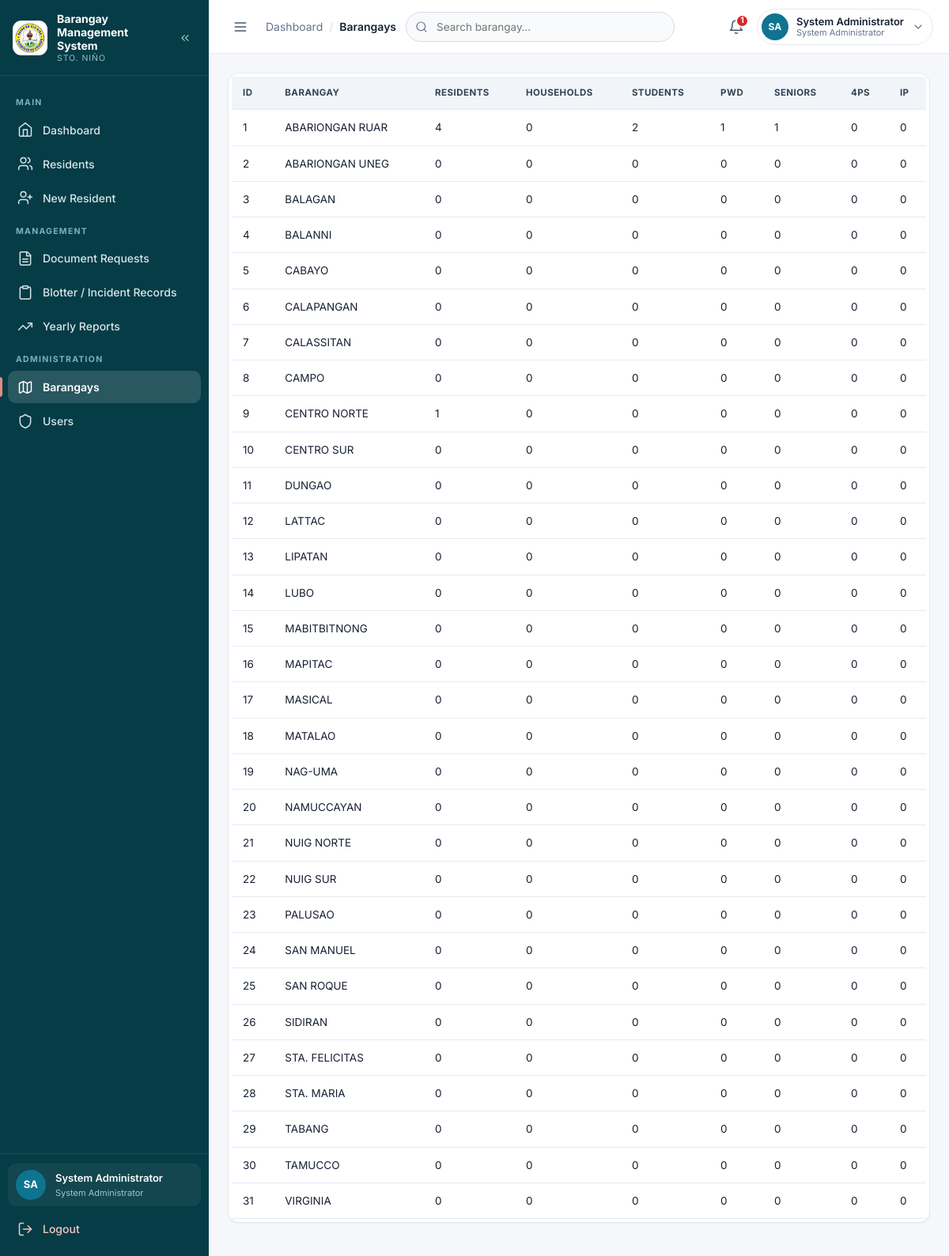
Screenshot of /admin/barangays.php (signed in) with the database file from the repository.
### tables this page shows
CREATE TABLE `barangays` (
  `id` int(11) NOT NULL AUTO_INCREMENT,
  `barangay_name` varchar(150) NOT NULL,
  `created_at` timestamp NOT NULL DEFAULT current_timestamp(),
  PRIMARY KEY (`id`),
  UNIQUE KEY `barangay_name` (`barangay_name`)
);

### config/config.php (called while the page is built, shortened)
<?php
if (!function_exists('url')) {
    function url($path = '') {
        $path = ltrim((string)$path, '/');
        return BASE_URL . '/' . $path;
    }
}
if (!function_exists('asset')) {
    function asset($path) {
        return url('assets/' . ltrim((string)$path, '/'));
    }
}
function e($value) { return htmlspecialchars((string)$value, ENT_QUOTES, 'UTF-8'); }
require_once BASE_PATH . '/includes/auth.php';

### includes/auth.php (called while the page is built, shortened)
<?php
if (!defined('BRGY_AUTH_LOADED')) {
    function role_label(?string $role = null): string
    {
        $role = $role ?? current_role();
        return [
            'admin'     => 'System Administrator',
            'secretary' => 'Barangay Secretary',
            'resident'  => 'Resident',
        ][$role] ?? ucfirst((string)$role);
    }
}
?>

### admin/barangays.php (the view, shortened to what this page needs)
<?php
require_once __DIR__ . '/../config/config.php'; require_admin(); $page_title='Barangays';
$q=trim($_GET['q']??'');
$ip_col=null; $fp_col=null;
foreach(['is_ip','is_indigenous','indigenous'] as $cand){ $qc=$conn->query("SHOW COLUMNS FROM residents LIKE '$cand'"); if($qc){ if($qc->num_rows>0){ $ip_col=$cand; $qc->free(); break; } $qc->free(); } }
foreach(['is_4ps','is_fourps','fourps','pantawid'] as $cand){ $qc=$conn->query("SHOW COLUMNS FROM residents LIKE '$cand'"); if($qc){ if($qc->num_rows>0){ $fp_col=$cand; $qc->free(); break; } $qc->free(); } }
$has_ip=($ip_col!==null); $has_fp=($fp_col!==null);
$ipAgg=$has_ip?"COUNT(CASE WHEN r.deleted_at IS NULL AND r.`$ip_col` IN ('Yes',1,'1') THEN r.id END) ip_total":"0 ip_total";
$fpAgg=$has_fp?"COUNT(CASE WHEN r.deleted_at IS NULL AND r.`$fp_col` IN ('Yes',1,'1') THEN r.id END) fourps_total":"0 fourps_total";
$select='SELECT b.*,
    COUNT(CASE WHEN r.deleted_at IS NULL THEN r.id END) residents,
    COUNT(DISTINCT CASE WHEN r.deleted_at IS NULL AND r.household_no IS NOT NULL AND r.household_no <> \'\' THEN r.household_no END) households,
    COUNT(CASE WHEN r.deleted_at IS NULL AND r.is_student IN (\'Yes\',1,\'1\') THEN r.id END) students,
    COUNT(CASE WHEN r.deleted_at IS NULL AND r.is_pwd IN (\'Yes\',1,\'1\') THEN r.id END) pwd,
    COUNT(CASE WHEN r.deleted_at IS NULL AND r.age >= 60 THEN r.id END) seniors, '
    .$fpAgg.', '.$ipAgg.'
   FROM barangays b
   LEFT JOIN residents r ON r.barangay_id=b.id';
if($q!==''){ $s=$conn->prepare($select.' WHERE b.barangay_name LIKE ? GROUP BY b.id ORDER BY b.barangay_name');
$like="%$q%"; $s->bind_param('s',$like); $s->execute(); $rows=$s->get_result();
} else {
$rows=$conn->query($select.' GROUP BY b.id ORDER BY b.barangay_name');
}
 include BASE_PATH . '/partials/header.php';?>
        <div class="card table-wrap">
            <table><tr>
                <th>ID</th>
                <th>Barangay</th>
                <th>Residents</th>
                <th>Households</th>
                <th>Students</th>
                <th>PWD</th>
                <th>Seniors</th>
                <th>4Ps</th>
                <th>IP</th></tr>
                <?php while($r=$rows->fetch_assoc()): ?>
                <tr><td><?=$r['id']?></td><td><?=e($r['barangay_name'])?></td>
                <td><?=(int)$r['residents']?></td>
                <td><?=(int)$r['households']?></td>
                <td><?=(int)$r['students']?></td>
                <td><?=(int)$r['pwd']?></td>
                <td><?=(int)$r['seniors']?></td>
                <td><?=($has_fp?(int)$r['fourps_total']:'-')?></td>
                <td><?=($has_ip?(int)$r['ip_total']:'-')?></td></tr><?php endwhile; ?>
                </table></div><?php include BASE_PATH . '/partials/footer.php';

### partials/header.php (shortened to what this page needs)
<?php
$current    = basename($_SERVER['PHP_SELF'] ?? '');
$is_admin   = (($_SESSION['role'] ?? '') === 'admin');
$is_resident = (($_SESSION['role'] ?? '') === 'resident');
$full_name  = $_SESSION['full_name'] ?? 'User';
$role_raw   = $_SESSION['role'] ?? 'user';
$role_label = function_exists('role_label') ? role_label($role_raw) : ($is_admin ? 'System Administrator' : ucfirst($role_raw));
$home_href  = $is_resident ? url('resident/resident_dashboard.php') : url('pages/dashboard.php');
$initials = '';
foreach (preg_split('/\s+/', trim($full_name)) as $part) {
    if ($part !== '' && preg_match('/\p{L}/u', $part, $m)) { $initials .= strtoupper($m[0]); }
}
$initials = substr($initials, 0, 2);
$avatar_photo = '';
if (!function_exists('icon')) {
    function icon($name, $class = 'ico') {
        $path = $paths[$name] ?? '';
        return '<svg class="'.$class.'" viewBox="0 0 24 24" width="20" height="20" fill="none" stroke="currentColor" stroke-width="1.8" stroke-linecap="round" stroke-linejoin="round" aria-hidden="true" focusable="false">'.$path.'</svg>';
    }
}
if ($is_resident) {
    $nav_groups = [
        'MY ACCOUNT' => [
            ['file' => 'resident/resident_dashboard.php', 'label' => 'My Dashboard', 'icon' => 'home'],
            ['file' => 'resident/resident_profile.php',   'label' => 'My Profile',  'icon' => 'user'],
        ],
        'REQUESTS' => [
            ['file' => 'resident/document_request.php', 'label' => 'Request Document', 'icon' => 'file-plus'],
            ['file' => 'resident/blotter_request.php',  'label' => 'File a Blotter',  'icon' => 'alert-triangle'],
        ],
    ];
} else {
    $nav_groups = [
        'MAIN' => [
            ['file' => 'pages/dashboard.php',    'label' => 'Dashboard',    'icon' => 'home'],
            ['file' => 'pages/residents.php',    'label' => 'Residents',    'icon' => 'users'],
            ['file' => 'pages/resident_add.php', 'label' => 'New Resident', 'icon' => 'user-plus'],
        ],
        'MANAGEMENT' => [
            ['file' => 'pages/documents.php', 'label' => 'Document Requests',          'icon' => 'file-text'],
            ['file' => 'pages/blotters.php',  'label' => 'Blotter / Incident Records', 'icon' => 'clipboard'],
            ['file' => 'pages/reports.php',   'label' => 'Yearly Reports',             'icon' => 'trending-up'],
        ],
    ];
    if ($is_admin) {
        $nav_groups['ADMINISTRATION'] = [
            ['file' => 'admin/barangays.php', 'label' => 'Barangays', 'icon' => 'map'],
            ['file' => 'admin/users.php',     'label' => 'Users',     'icon' => 'shield'],
        ];
    } else {
        $nav_groups['MY RESIDENTS'] = [
            ['file' => 'secretary/resident_accounts.php', 'label' => 'Resident Accounts', 'icon' => 'shield'],
        ];
    }
}
$pending_notice = 0;
if ($is_resident) {
    $rid = current_resident_id();
    if ($rid !== null) {
        if ($nq = $conn->prepare("SELECT COUNT(*) c FROM document_requests WHERE resident_id=? AND status IN ('Pending','Processing')")) {
            $nq->bind_param('i', $rid);
            $nq->execute();
            $pending_notice = (int)$nq->get_result()->fetch_assoc()['c'];
        }
    }
} elseif ($is_admin) {
    if ($nq = $conn->query("SELECT COUNT(*) c FROM document_requests WHERE status='Pending'")) {
        $pending_notice = (int)$nq->fetch_assoc()['c'];
    }
} else {
    if ($nq = $conn->prepare("SELECT COUNT(*) c FROM document_requests WHERE status='Pending' AND barangay_id=?")) {
        $nq->bind_param('i', $_SESSION['barangay_id']);
        $nq->execute();
        $pending_notice = (int)$nq->get_result()->fetch_assoc()['c'];
    }
}
$crumb = $page_crumb ?? ($page_title ?? 'Overview');
?>
<!doctype html>
<html lang="en">
<head>
<link rel="stylesheet" href="<?= e(asset('css/style.css')) ?>">
</head>
<body>
<div class="app">
    <aside class="sidebar" id="sidebar" aria-label="Primary navigation">
        <div class="sidebar__brand">
            <img class="sidebar__logo" src="<?= e(asset('img/logo.png')) ?>" alt="Sto. Niño Barangay logo">
            <span class="sidebar__brand-text">
                <span class="sidebar__system">Barangay Management System</span>
                <span class="sidebar__barangay">Sto. Niño</span>
            </span>
            <button class="sidebar__collapse" type="button" data-sidebar-collapse aria-label="Collapse sidebar" title="Collapse sidebar"><?= icon('chevrons-left', 'ico ico--sm') ?></button>
        </div>
        <nav class="sidebar__nav" aria-label="Sections">
            <?php foreach ($nav_groups as $group => $items): ?>
                <p class="sidebar__label"><?= e($group) ?></p>
                <?php foreach ($items as $item): $active = ($current === basename($item['file'])); ?>
                    <a class="nav-link<?= $active ? ' is-active' : '' ?>" href="<?= e(url($item['file'])) ?>"<?= $active ? ' aria-current="page"' : '' ?> title="<?= e($item['label']) ?>">
                        <span class="nav-link__ico"><?= icon($item['icon']) ?></span>
                        <span class="nav-link__txt"><?= e($item['label']) ?></span>
                    </a>
                <?php endforeach; ?>
            <?php endforeach; ?>
        </nav>
        <div class="sidebar__foot">
            <div class="sidebar__user">
                <span class="avatar" aria-hidden="true"><?= e($initials) ?></span>
                <span class="sidebar__user-meta">
                    <span class="sidebar__user-name"><?= e($full_name) ?></span>
                    <span class="sidebar__user-role"><?= e($role_label) ?></span>
                </span>
            </div>
            <a class="nav-link nav-link--logout" href="<?= e(url('auth/logout.php')) ?>" title="Logout">
                <span class="nav-link__ico"><?= icon('log-out') ?></span>
                <span class="nav-link__txt">Logout</span>
            </a>
        </div>
    </aside>
    <main class="main">
        <header class="topbar">
            <button class="icon-btn topbar__toggle" type="button" data-sidebar-toggle aria-label="Toggle navigation" aria-controls="sidebar" aria-expanded="false"><?= icon('menu') ?></button>
            <nav class="crumbs" aria-label="Breadcrumb">
                <a class="crumbs__root" href="<?= e($home_href) ?>">Dashboard</a>
                <span class="crumbs__sep" aria-hidden="true">/</span>
                <span class="crumbs__current" aria-current="page"><?= e($crumb) ?></span>
            </nav>
            <?php
            $search_paths = [
                'residents.php' => 'pages/residents.php',
                'documents.php' => 'pages/documents.php',
                'blotters.php'  => 'pages/blotters.php',
                'barangays.php' => 'admin/barangays.php',
                'users.php'     => 'admin/users.php',
            ];
            $search_labels = ['residents.php' => 'Search residents', 'documents.php' => 'Search documents', 'blotters.php' => 'Search blotters', 'barangays.php' => 'Search barangay', 'users.php' => 'Search users'];
            $search_label = $search_labels[$current] ?? 'Search residents';
            if (isset($search_paths[$current])): ?>
            <form class="topbar__search" role="search" method="get" action="<?= e(url($search_paths[$current])) ?>">
                <span class="topbar__search-ico" aria-hidden="true"><?= icon('search', 'ico ico--sm') ?></span>
                <input id="global-search" type="search" name="q" placeholder="<?= e($search_label) ?>…" value="<?= e($_GET['q'] ?? '') ?>" autocomplete="off">
            </form>
            <?php endif; ?>
            <div class="topbar__actions">
                <a class="icon-btn" href="<?= e($is_resident ? url('resident/resident_profile.php') : url('pages/documents.php')) ?>" title="Pending document requests" aria-label="Notifications: <?= (int)$pending_notice ?> pending document requests">
                    <?= icon('bell') ?>
                    <?php if ($pending_notice > 0): ?><span class="icon-btn__badge"><?= (int)$pending_notice ?></span><?php endif; ?>
                </a>
                <div class="dropdown" data-dropdown>
                    <button class="profile-btn" type="button" data-dropdown-toggle aria-haspopup="true" aria-expanded="false">
                        <span class="avatar avatar--sm" aria-hidden="true"><?php if ($avatar_photo !== ''): ?><img src="<?= e(url($avatar_photo)) ?>" alt=""><?php else: ?><?= e($initials) ?><?php endif; ?></span>
                        <span class="profile-btn__meta">
                            <span class="profile-btn__name"><?= e($full_name) ?></span>
                            <span class="profile-btn__role"><?= e($role_label) ?></span>
                        </span>
                        <span class="profile-btn__caret" aria-hidden="true"><?= icon('chevron-down', 'ico ico--sm') ?></span>
                    </button>
                </div>
            </div>
        </header>
        <div class="page">

### partials/footer.php (shortened to what this page needs)
        </div>
    </main>
</div>
</body>
</html>

### rows the page displays
barangays: id "1", barangay_name "ABARIONGAN RUAR", residents "4", households "0", students "2", pwd "1", seniors "1", fourps_total "0", ip_total "0"
barangays: id "2", barangay_name "ABARIONGAN UNEG", residents "0", households "0", students "0", pwd "0", seniors "0", fourps_total "0", ip_total "0"
barangays: id "3", barangay_name "BALAGAN", residents "0", households "0", students "0", pwd "0", seniors "0", fourps_total "0", ip_total "0"
barangays: id "4", barangay_name "BALANNI", residents "0", households "0", students "0", pwd "0", seniors "0", fourps_total "0", ip_total "0"
barangays: id "5", barangay_name "CABAYO", residents "0", households "0", students "0", pwd "0", seniors "0", fourps_total "0", ip_total "0"
barangays: id "6", barangay_name "CALAPANGAN", residents "0", households "0", students "0", pwd "0", seniors "0", fourps_total "0", ip_total "0"
barangays: id "7", barangay_name "CALASSITAN", residents "0", households "0", students "0", pwd "0", seniors "0", fourps_total "0", ip_total "0"
barangays: id "8", barangay_name "CAMPO", residents "0", households "0", students "0", pwd "0", seniors "0", fourps_total "0", ip_total "0"
barangays: id "9", barangay_name "CENTRO NORTE", residents "1", households "0", students "0", pwd "0", seniors "0", fourps_total "0", ip_total "0"
barangays: id "10", barangay_name "CENTRO SUR", residents "0", households "0", students "0", pwd "0", seniors "0", fourps_total "0", ip_total "0"
barangays: id "11", barangay_name "DUNGAO", residents "0", households "0", students "0", pwd "0", seniors "0", fourps_total "0", ip_total "0"
barangays: id "12", barangay_name "LATTAC", residents "0", households "0", students "0", pwd "0", seniors "0", fourps_total "0", ip_total "0"
barangays: id "13", barangay_name "LIPATAN", residents "0", households "0", students "0", pwd "0", seniors "0", fourps_total "0", ip_total "0"
barangays: id "14", barangay_name "LUBO", residents "0", households "0", students "0", pwd "0", seniors "0", fourps_total "0", ip_total "0"
barangays: id "15", barangay_name "MABITBITNONG", residents "0", households "0", students "0", pwd "0", seniors "0", fourps_total "0", ip_total "0"
barangays: id "16", barangay_name "MAPITAC", residents "0", households "0", students "0", pwd "0", seniors "0", fourps_total "0", ip_total "0"
barangays: id "17", barangay_name "MASICAL", residents "0", households "0", students "0", pwd "0", seniors "0", fourps_total "0", ip_total "0"
barangays: id "18", barangay_name "MATALAO", residents "0", households "0", students "0", pwd "0", seniors "0", fourps_total "0", ip_total "0"
barangays: id "19", barangay_name "NAG-UMA", residents "0", households "0", students "0", pwd "0", seniors "0", fourps_total "0", ip_total "0"
barangays: id "20", barangay_name "NAMUCCAYAN", residents "0", households "0", students "0", pwd "0", seniors "0", fourps_total "0", ip_total "0"
barangays: id "21", barangay_name "NUIG NORTE", residents "0", households "0", students "0", pwd "0", seniors "0", fourps_total "0", ip_total "0"
barangays: id "22", barangay_name "NUIG SUR", residents "0", households "0", students "0", pwd "0", seniors "0", fourps_total "0", ip_total "0"
barangays: id "23", barangay_name "PALUSAO", residents "0", households "0", students "0", pwd "0", seniors "0", fourps_total "0", ip_total "0"
barangays: id "24", barangay_name "SAN MANUEL", residents "0", households "0", students "0", pwd "0", seniors "0", fourps_total "0", ip_total "0"
barangays: id "25", barangay_name "SAN ROQUE", residents "0", households "0", students "0", pwd "0", seniors "0", fourps_total "0", ip_total "0"
barangays: id "26", barangay_name "SIDIRAN", residents "0", households "0", students "0", pwd "0", seniors "0", fourps_total "0", ip_total "0"
barangays: id "27", barangay_name "STA. FELICITAS", residents "0", households "0", students "0", pwd "0", seniors "0", fourps_total "0", ip_total "0"
barangays: id "28", barangay_name "STA. MARIA", residents "0", households "0", students "0", pwd "0", seniors "0", fourps_total "0", ip_total "0"
barangays: id "29", barangay_name "TABANG", residents "0", households "0", students "0", pwd "0", seniors "0", fourps_total "0", ip_total "0"
barangays: id "30", barangay_name "TAMUCCO", residents "0", households "0", students "0", pwd "0", seniors "0", fourps_total "0", ip_total "0"
barangays: id "31", barangay_name "VIRGINIA", residents "0", households "0", students "0", pwd "0", seniors "0", fourps_total "0", ip_total "0"

### other values shown
$group "MAIN"
$item['label'] "Dashboard"
$item['label'] "Residents"
$item['label'] "New Resident"
$group "MANAGEMENT"
$item['label'] "Document Requests"
$item['label'] "Blotter / Incident Records"
$item['label'] "Yearly Reports"
$group "ADMINISTRATION"
$item['label'] "Barangays"
$item['label'] "Users"
$initials "SA"
$full_name "System Administrator"
$role_label "System Administrator"
$crumb "Barangays"
